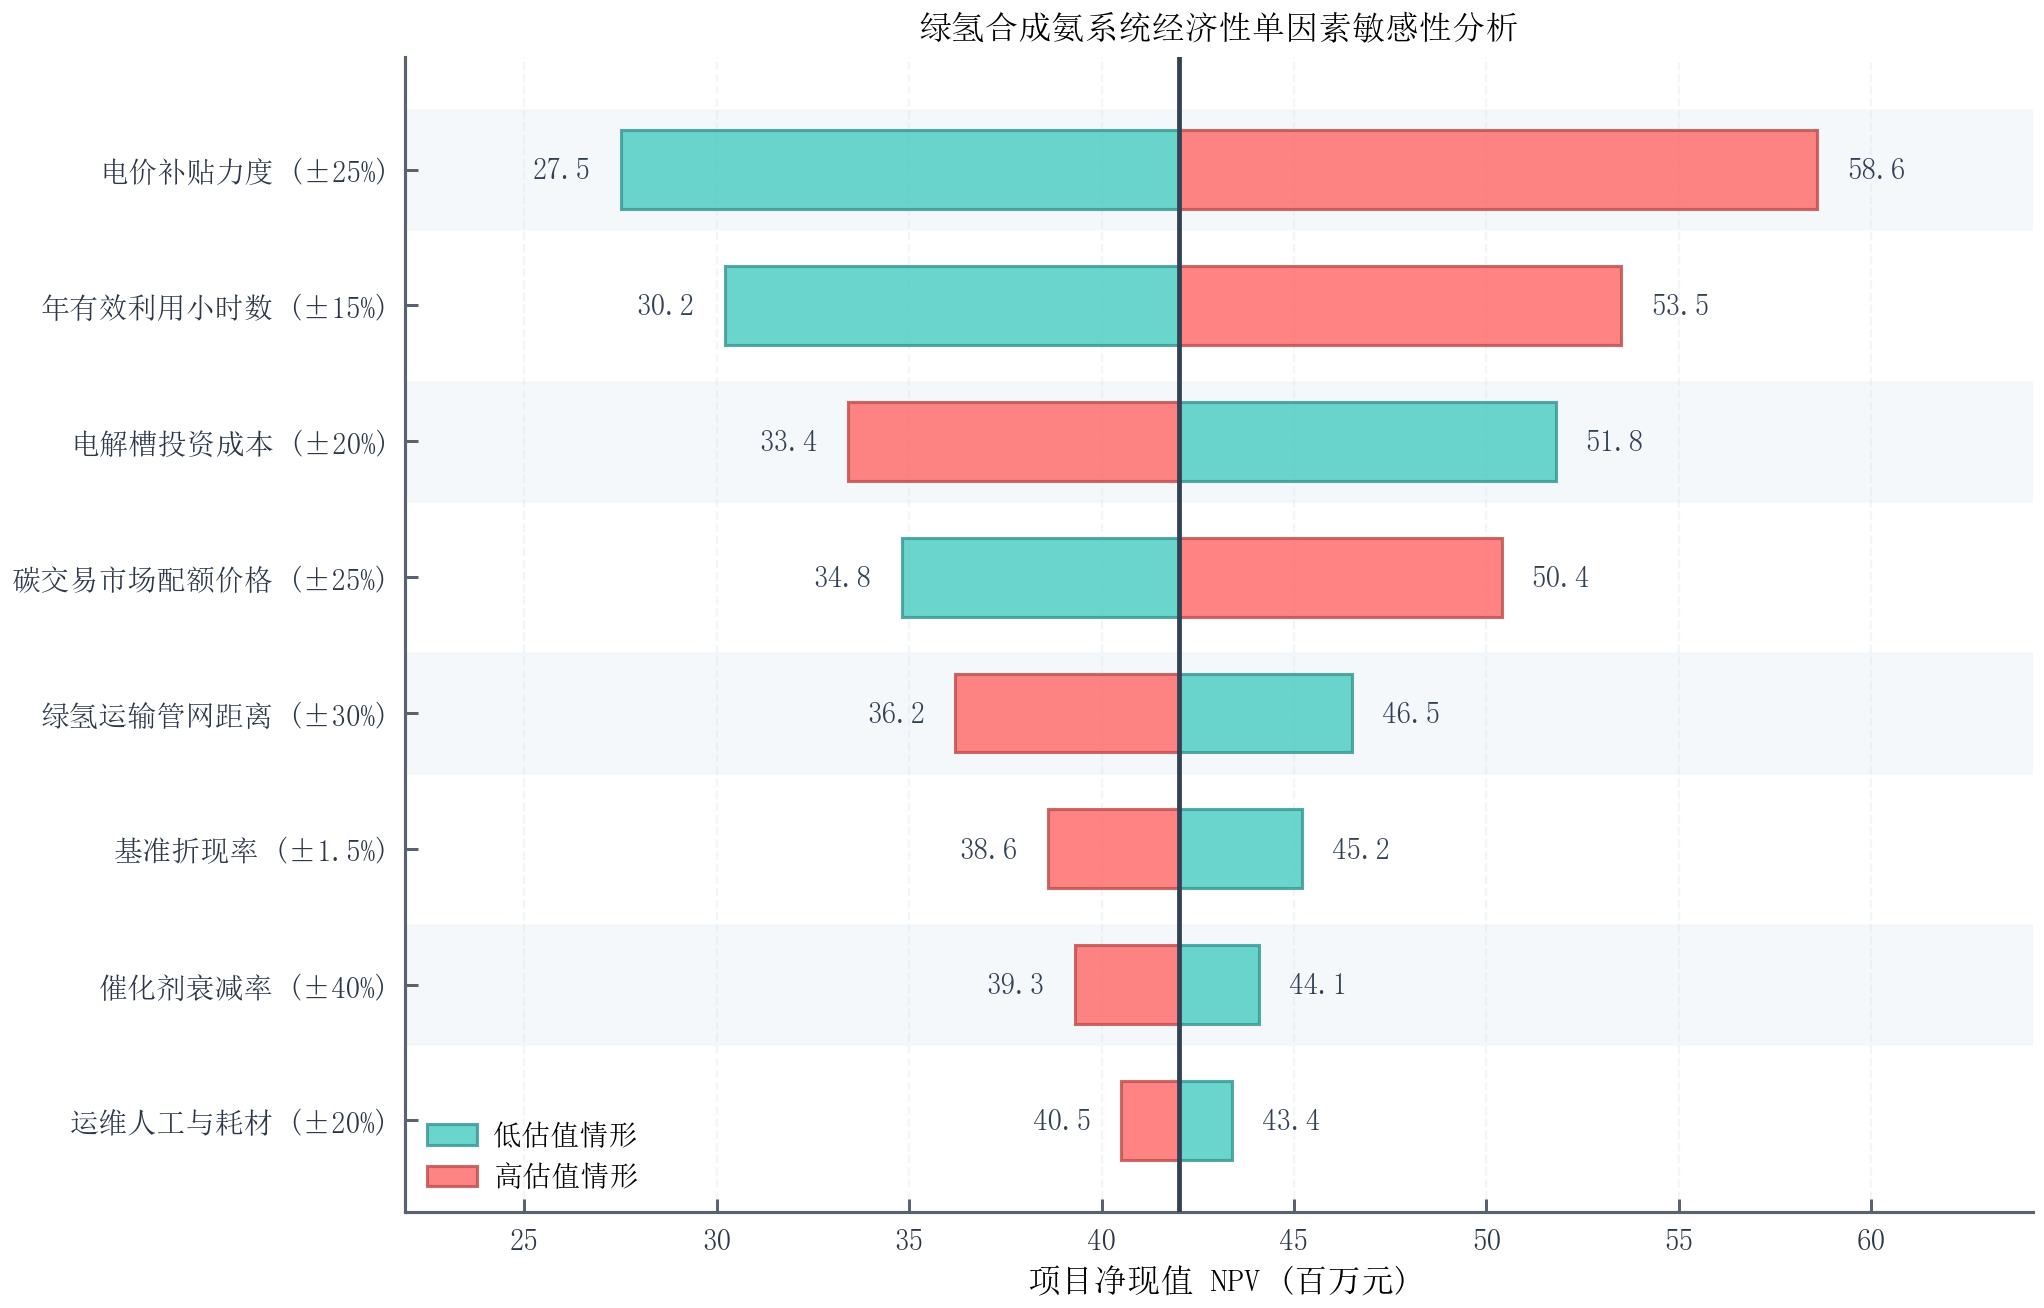

Python code for this plot:
"""
59_tornado.py — 单因素敏感性龙卷风图（Tornado Diagram）

展示 SciPlot v1.16.0 新增的 `plot_tornado()`：
按参数波动幅度从上到下排序，围绕基准值直观刻画关键驱动因子的上下行弹性。
"""

import sciplot as sp

sp.setup_style("nature", "coral-teal", lang="zh")

params = [
    "电价补贴力度 (±25%)",
    "电解槽投资成本 (±20%)",
    "年有效利用小时数 (±15%)",
    "绿氢运输管网距离 (±30%)",
    "碳交易市场配额价格 (±25%)",
    "催化剂衰减率 (±40%)",
    "基准折现率 (±1.5%)",
    "运维人工与耗材 (±20%)",
]
# 相对于基准净现值 baseline = 42.0（百万元）的下行与上行结果
low_vals = [27.5, 51.8, 30.2, 46.5, 34.8, 44.1, 45.2, 43.4]
high_vals = [58.6, 33.4, 53.5, 36.2, 50.4, 39.3, 38.6, 40.5]

fig, _ = sp.plot_tornado(
    params,
    low_vals,
    high_vals,
    baseline=42.0,
    low_label="低估值情形",
    high_label="高估值情形",
    xlabel="项目净现值 NPV (百万元)",
    title="绿氢合成氨系统经济性单因素敏感性分析",
    sort_by_swing=True,
    show_values=True,
    fmt=".1f",
)
sp.save(fig, "showcase/59_tornado", formats=("png",), dpi=300)
